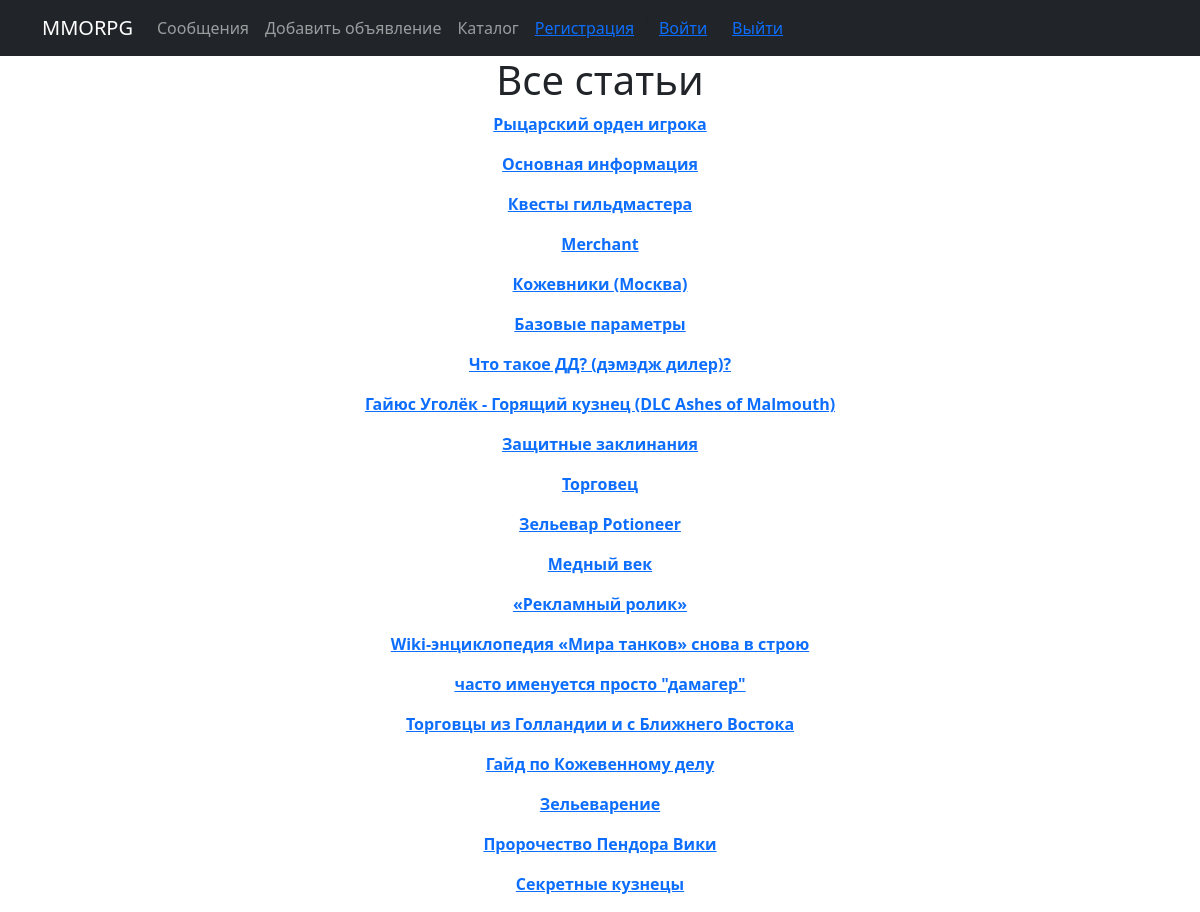
/abouth/, run on the app's committed database.
### board/models.py (models this page shows, shortened)
class Post(models.Model):
    TYPE = (
        ('tank', 'Танки'),
        ('heal', 'Хилы'),
        ('dd', 'ДД'),
        ('trader', 'Торговцы'),
        ('guildmaster', 'Гилдмастеры'),
        ('quest', 'Квестгиверы'),
        ('smith', 'Кузнецы'),
        ('tanner', 'Кожевники'),
        ('potion', 'Зельевары'),
        ('spellmaster', 'Мастера заклинаний'),
    )
    author = models.ForeignKey(User, on_delete=models.CASCADE)
    title = models.CharField(max_length=64, unique=True, verbose_name='Название')
    text = models.TextField()
    category = models.CharField(max_length=18, choices=TYPE, default='tank', verbose_name='Категория')
    upload = models.ImageField(upload_to='files/%Y/%m/%d/', null=True)
    time_create = models.DateTimeField(auto_now_add=True)
    time_update = models.DateTimeField(auto_now=True)
    is_published = models.BooleanField(default=True)
    class Meta:
        ordering = ['-time_create', 'title']

### board/views.py (the view)
# urls.py: path('abouth/', PostAb.as_view(), name='abouth'),
class PostAb(ListView):
    model = Post
    template_name = 'abouth.html'
    context_object_name = 'posts'

### templates/abouth.html (shortened to what this page needs)
{% extends 'flatpages/default.html' %}
{% block content %}
<h1>Все статьи</h1>
        {% for post in posts %}
            <a href="/post/{{ post.id }}"><b>{{ post.title|linebreaks }}</b></a>
        {% endfor %}
{% endblock %}

### data on the page
Post: title "Рыцарский орден игрока"
Post: title "Основная информация"
Post: title "Квесты гильдмастера"
Post: title "Merchant"
Post: title "Кожевники (Москва)"
Post: title "Базовые параметры"
Post: title "Что такое ДД? (дэмэдж дилер)?"
Post: title "Гайюс Уголёк - Горящий кузнец (DLC Ashes of Malmouth)"
Post: title "Защитные заклинания"
Post: title "Торговец"
Post: title "Зельевар Potioneer"
Post: title "Медный век"
Post: title "«Рекламный ролик»"
Post: title "Wiki-энциклопедия «Мира танков» снова в строю"
Post: title "часто именуется просто \"дамагер\""
Post: title "Торговцы из Голландии и с Ближнего Востока"
Post: title "Гайд по Кожевенному делу"
Post: title "Зельеварение"
Post: title "Пророчество Пендора Вики"
Post: title "Секретные кузнецы"
